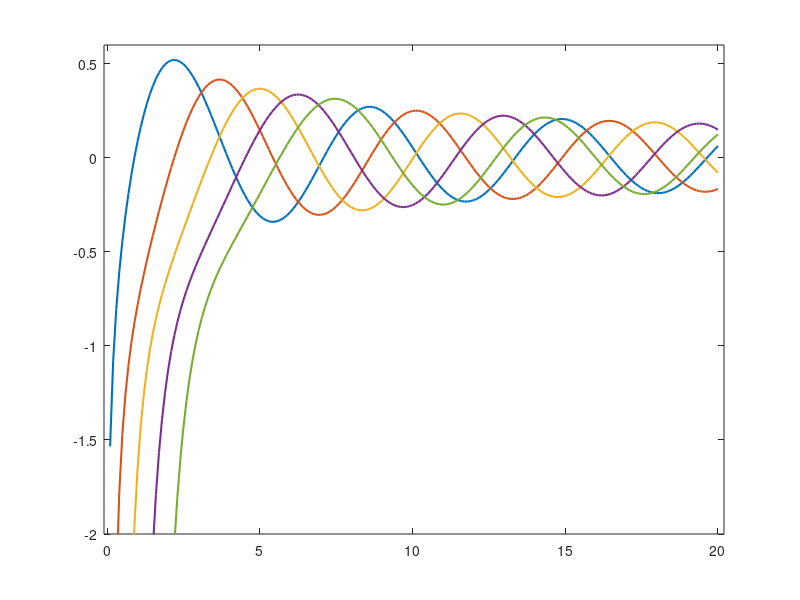

Write MATLAB code to recreate this figure.
z = (0 : 0.2 : 1)';
bessely(1,  z);


%%
X = 0 : 0.1 : 20;
Y = zeros(5, 201);
for i = 0 : 4
    Y(i+1, :) = bessely(i, X);
end
plot(X, Y, 'LineWidth', 1.5);
axis([-0.1 20.2 -2 0.6]);

